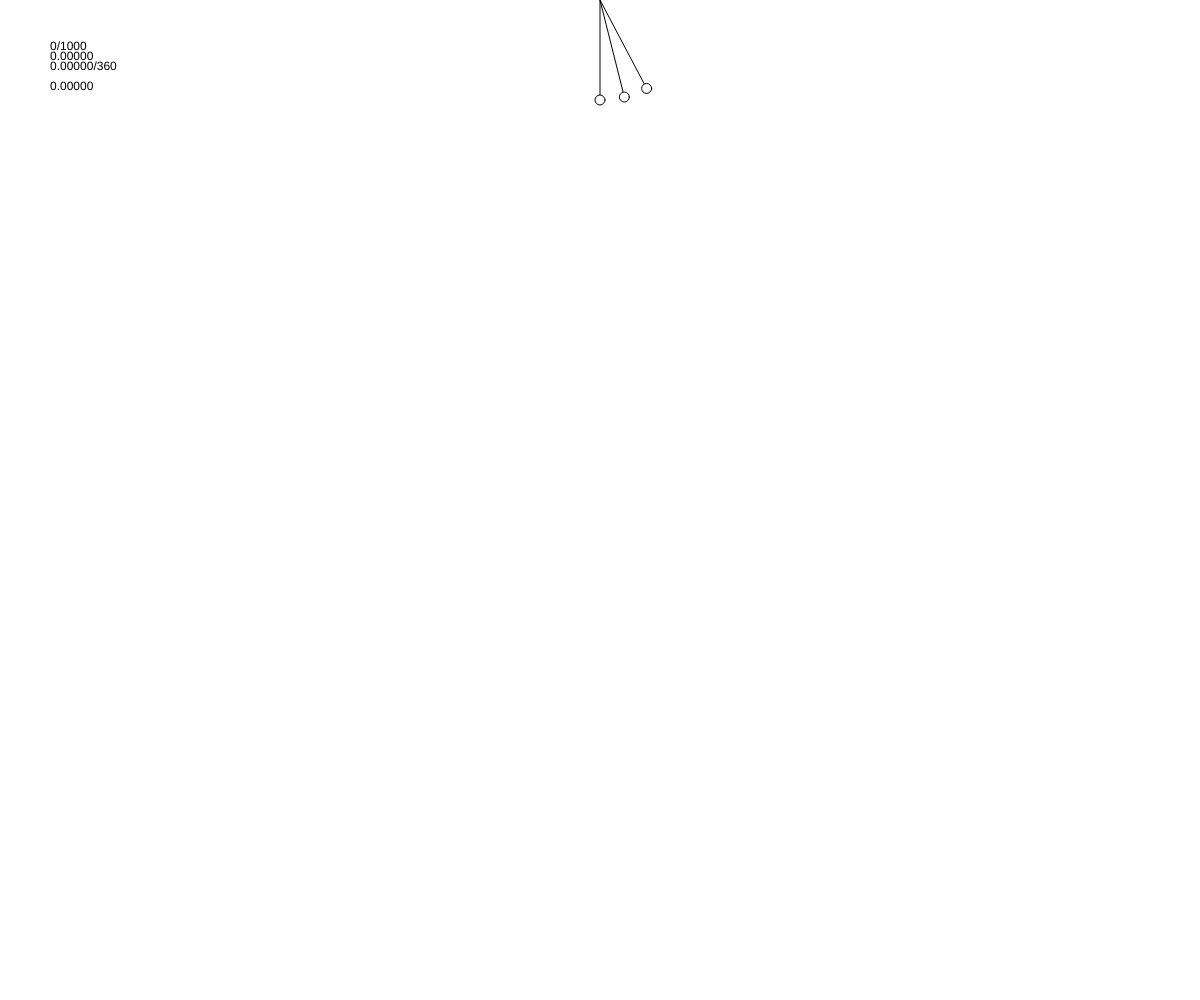
Frame 1 (no input)
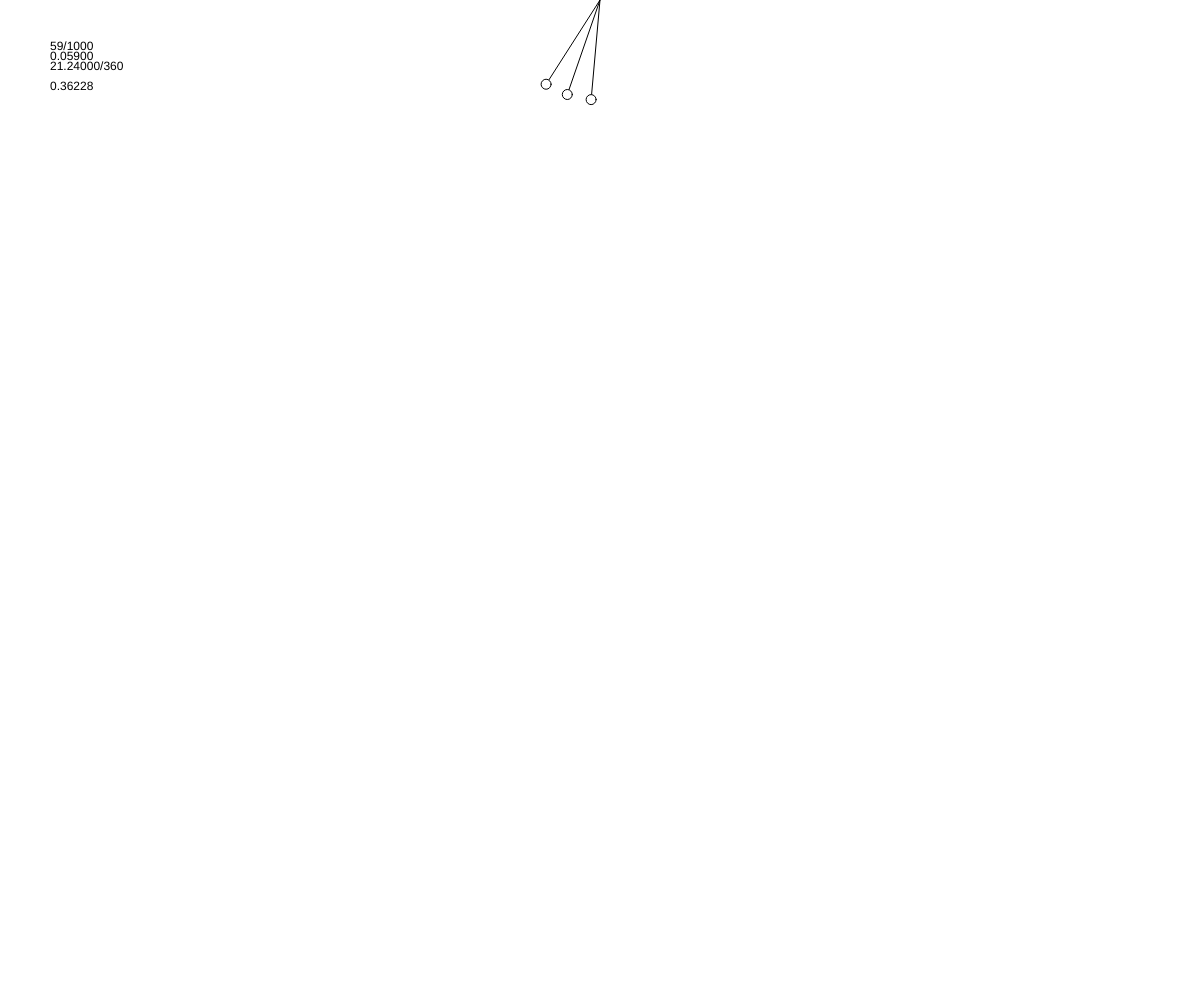
Frame 60 (no input)
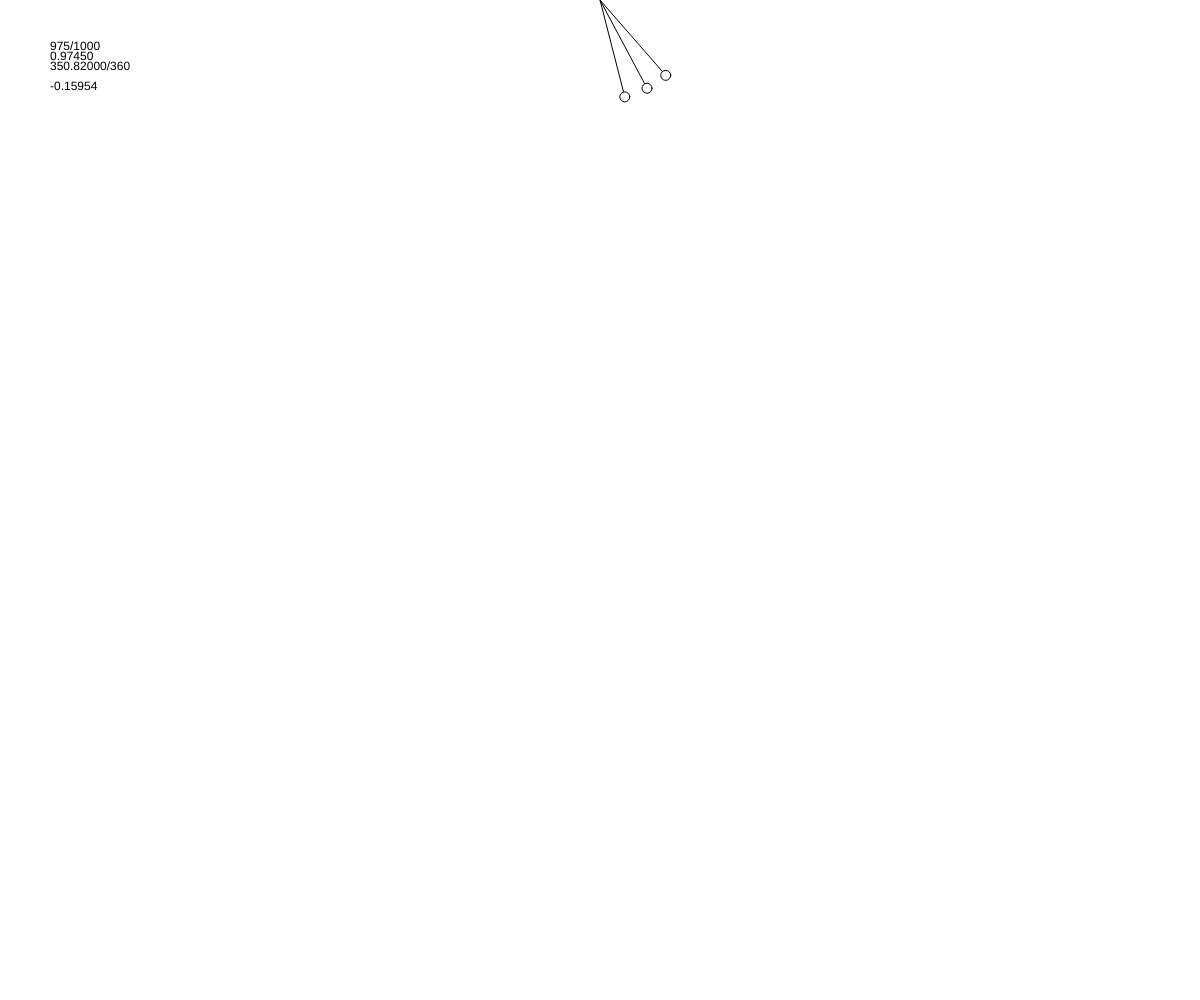
Frame 120 (the mouse pressed at the canvas centre since frame 60)

The p5.js sketch that drew these frames (run headless with seeded random() and noise() and a simulated clock; from frame 60 on, the mouse is pressed at the canvas centre):

// p5.js sketch
// ── sketch.js
let circleOsc = 0;
let interval = 1000;
let circleGrowRange = 50;
let circleBaseSize = 250;
let radius = 100;
let speed = 5;
let count = 0;

function setup() {
  createCanvas(windowWidth, windowHeight);
  angleMode(DEGREES);
}

function draw() {
  
  speed = map(mouseX,0,width,1,30);
  background(255);
  let timer = count;

  text(timer.toFixed(0) + "/" + interval.toFixed(0),50,50);
  let timePercentage = timer/interval;
  text(timePercentage.toFixed(5),50,60);
  let timeAngle = map(timePercentage,0,1,0,360);
  text(timeAngle.toFixed(5)+"/360",50,70);
  let timeSin = sin(timeAngle);
  text(timeSin.toFixed(5),50,90);
  let easedAngle = map(timeSin,-1,1,0,180);
  

  let x = (cos(easedAngle)*radius)+width/2;
  let y = (sin(easedAngle)*radius);

  line(width/2,0,x,y);
  circle(x,y,10);
  count+=speed;

  timePercentage = (timer/interval)-0.05; // change this number to change its "angle" in relation to pendulum phase
  timeAngle = map(timePercentage,0,1,0,360);
  timeSin = sin(timeAngle);
  easedAngle = map(timeSin,-1,1,0,180);

  x = (cos(easedAngle)*radius)+width/2;
  y = (sin(easedAngle)*radius);

  line(width/2,0,x,y);
  circle(x,y,10);

  timePercentage = (timer/interval)-0.025; // change this number to change its "angle" in relation to pendulum phase
  timeAngle = map(timePercentage,0,1,0,360);
  timeSin = sin(timeAngle);
  easedAngle = map(timeSin,-1,1,0,180);

  x = (cos(easedAngle)*radius)+width/2;
  y = (sin(easedAngle)*radius);

  line(width/2,0,x,y);
  circle(x,y,10);

}
